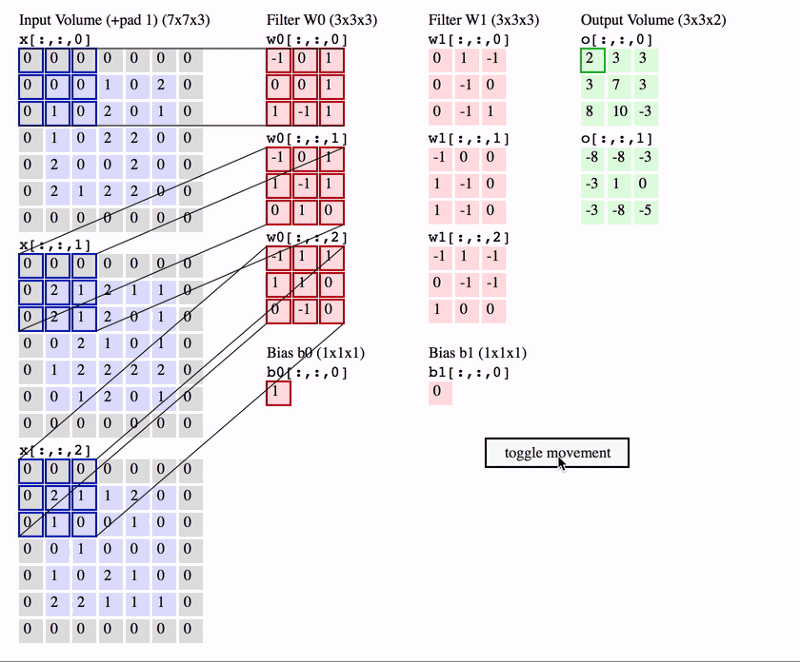
#> input picture Machine_Learning/CNN/image/cnn.gif, 800 x 662 px; its folder holds only this picture in this run
$ python script.py --path ../../../Machine_Learning/CNN/image/cnn.gif
#> lines starting #> are read from the running program, lines starting #| are printed output that depends on the picture
import cv2
import numpy as np
import argparse

# global vars
arr = []
count = 0

# setup argparse
parser = argparse.ArgumentParser()
parser.add_argument("-p", "--path", help = "path to image")
args = vars(parser.parse_args())

# transform image to perspective form using warpPerspective
def transform(img, arr):
       (tl, tr, br, bl) = arr

       # find the maximum width of selected object
       widthA = np.sqrt(((br[0] - bl[0]) ** 2) + ((br[1] - bl[1]) ** 2))
       widthB = np.sqrt(((tr[0] - tl[0]) ** 2) + ((tr[1] - tl[1]) ** 2))
       w = max(int(widthA), int(widthB))

       # find the maximum height of selected object
       heightA = np.sqrt(((tr[0] - br[0]) ** 2) + ((tr[1] - br[1]) ** 2))
       heightB = np.sqrt(((tl[0] - bl[0]) ** 2) + ((tl[1] - bl[1]) ** 2))
       h = max(int(heightA), int(heightB))

       print("New Image Dimensions: \nWidth = {}\nHeight = {}".format(w,h))
       # Create source and destination points
       inp_pts = np.float32(arr)
       op_pts = np.float32([[0,0],[w-1,0],[w-1,h-1],[0,h-1]])

       # Create Perspective Transform and perform warp Perspective
       M = cv2.getPerspectiveTransform(inp_pts,op_pts)
       out = cv2.warpPerspective(img, M, (w, h))

       return out

# read image
img = cv2.imread(args["path"])
#> img is the input picture: shape (662, 800, 3); mean B, G, R 239.4, 233.7, 238

# resize image
width = 500
height = int((img.shape[0] * 500)/(img.shape[1]))
#> height = 413
dim = (width, height)
#> dim = (500, 413)
img = cv2.resize(img, dim, interpolation = cv2.INTER_AREA)
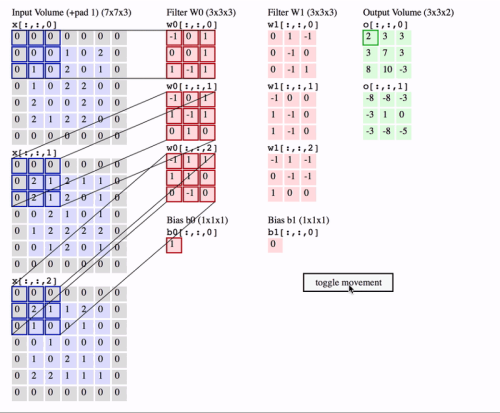
#> img: shape (413, 500, 3); mean B, G, R 239.4, 233.7, 238

cv2.imshow('image', img)

# helper function to append coordinates
def points(x,y):
    if len(arr) <= 4:
        arr.append((x,y))
    return len(arr)

# helper function to draw connector lines
def draw(count, img):
    if(count == 2):
        cv2.line(img, arr[0], arr[1], (255,255,255), 2)
    if(count == 3):
           cv2.line(img, arr[1], arr[2], (255,255,255), 2)
    if(count == 4):
           cv2.line(img, arr[2], arr[3], (255,255,255), 2)
           cv2.line(img, arr[3], arr[0], (255,255,255), 2)

# mouseclick events
def onClick(event, x, y, flags, param):
    if event == cv2.EVENT_LBUTTONDOWN:
        count = points(x,y)
        if count <= 4:
            cv2.circle(img, (x,y), 2, (255,255,0), 10)
            draw(count, img)
        cv2.imshow('image', img)

cv2.setMouseCallback('image', onClick)
cv2.waitKey(0)

# transform image with mentioned coordinates
#> (the run stopped early here; a loop or call above may not have finished)
